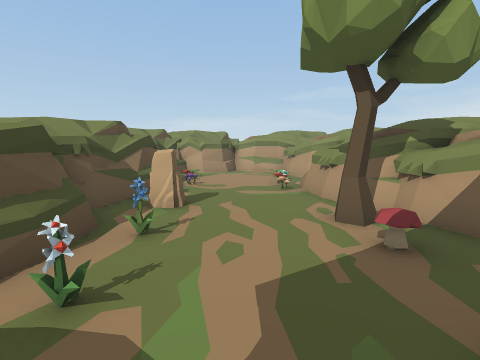
view 1 (above)

12 first-person views from a walk through a 3-D level made in the Unity game engine. The camera is 1.4 m above the floor, tilts 8° down and sees 85° across. The floor is counted in squares, 1 m on a side. Each view is taken from the middle of a square. On the plan, view 1 faces up. The plan holds only what a view shows up to about 13 squares ahead; the rest is blank. The place goes on beyond the plan. The player character is not drawn.

view 2
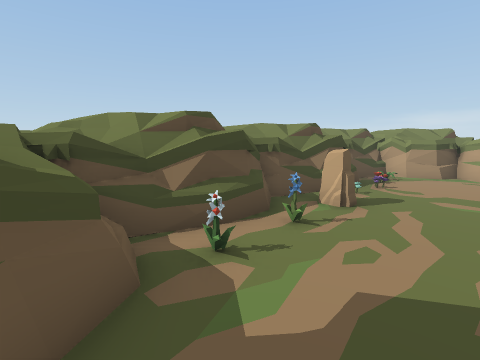

view 3
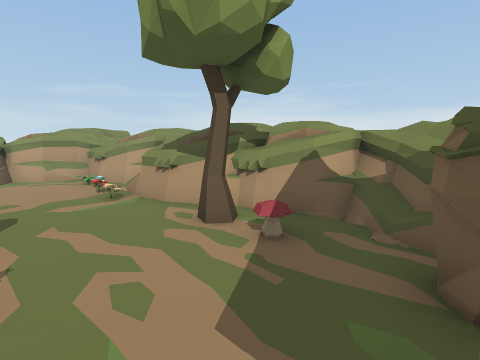

view 4
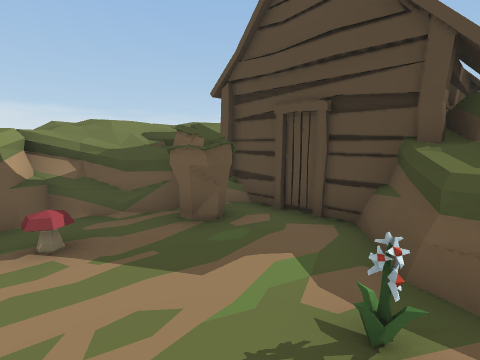

view 5
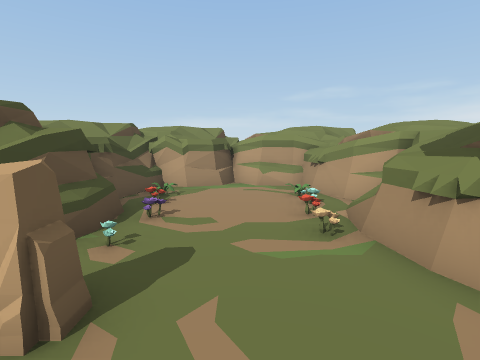

view 6
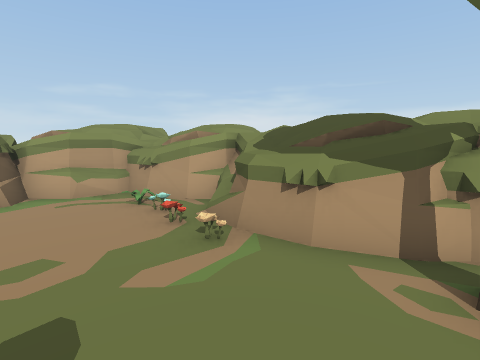

view 7
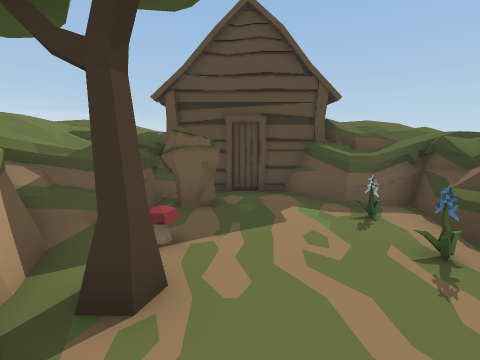

view 8
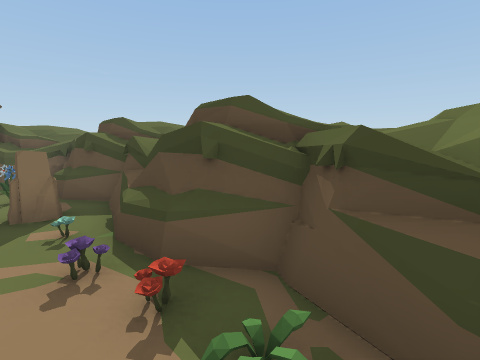

view 9
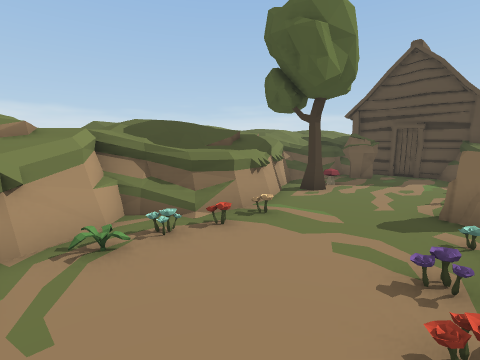

view 10
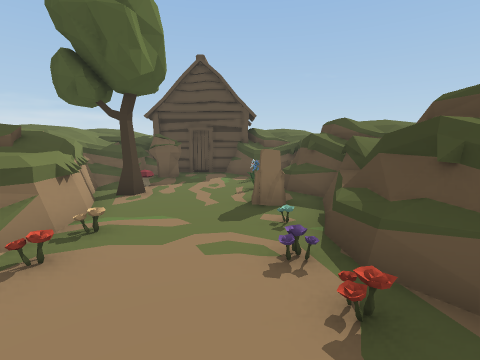

view 11
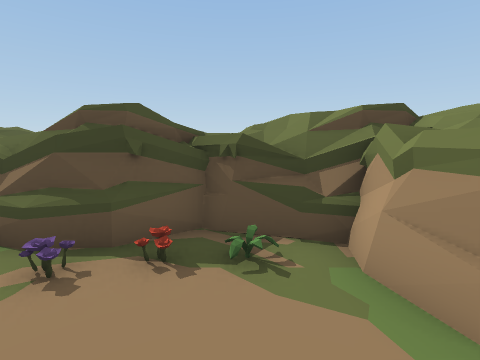

view 12
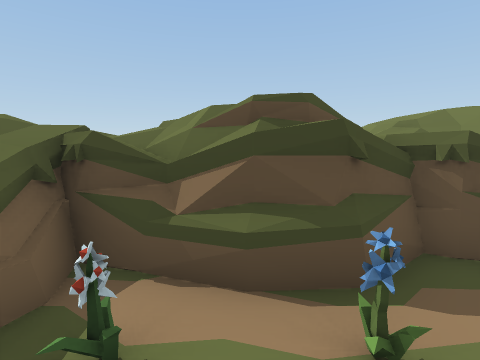

### Floor plan
Key: @ floor where view 1 was taken; . floor; O other object.
Columns run from 5 left of view 1 to 6 right of it. Each row starts with its distance up from view 1.
 15   OOO OOOOO
 14  OOOOOOOOO
 13   OOOOOOO  O
 12 OOO....OOOOO
 11 OOOO...OOOOO
 10  OOO...OOO
  9  OOO..O.OOOO
  8 OOO...OOO
  7 OOOO...OO
  6 OOOOO...O OO
  5 OOO....OOOOO
  4 OOO.O....OOO
  3 OOO....O.OO
  2 OOO.O....OOO
  1 OOOO...OOOOO
  0 OOOOO@.OOOO
 -1 OOOOOOOOOO O
 -2  OOOO    OOO
 -3     O    O

Positions as (right, up) in squares from view 1, and headings:
1: (0, 0), facing up
2: (1, 0), facing up-left
3: (-1, 1), facing up-right
4: (-2, 4), facing down-right
5: (0, 4), facing up
6: (-1, 5), facing up-right
7: (1, 7), facing down
8: (-1, 12), facing down-left
9: (-2, 12), facing down-right
10: (-1, 12), facing down
11: (1, 11), facing left
12: (0, 3), facing left
